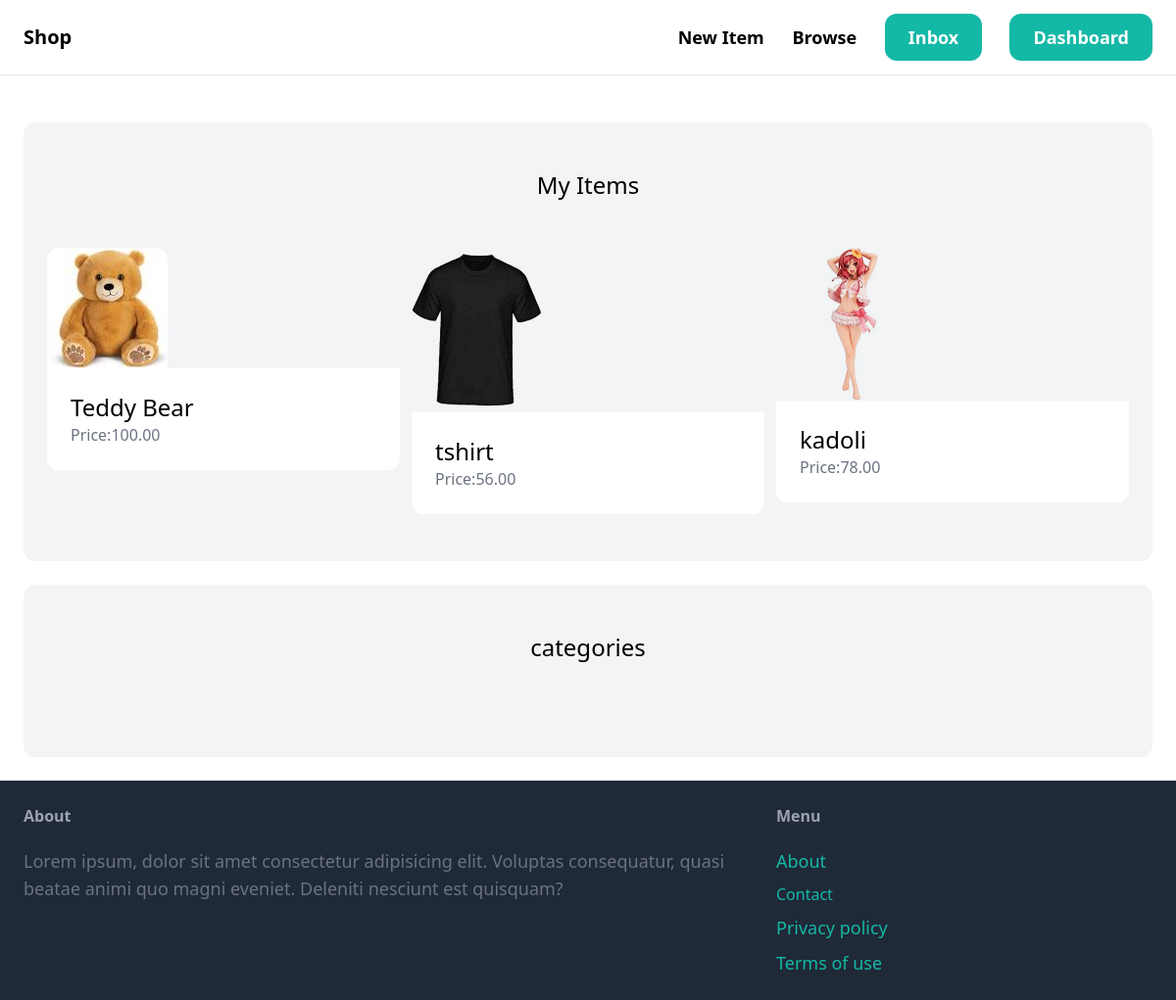
Before: /dashboard/ (signed in) with the older database file.
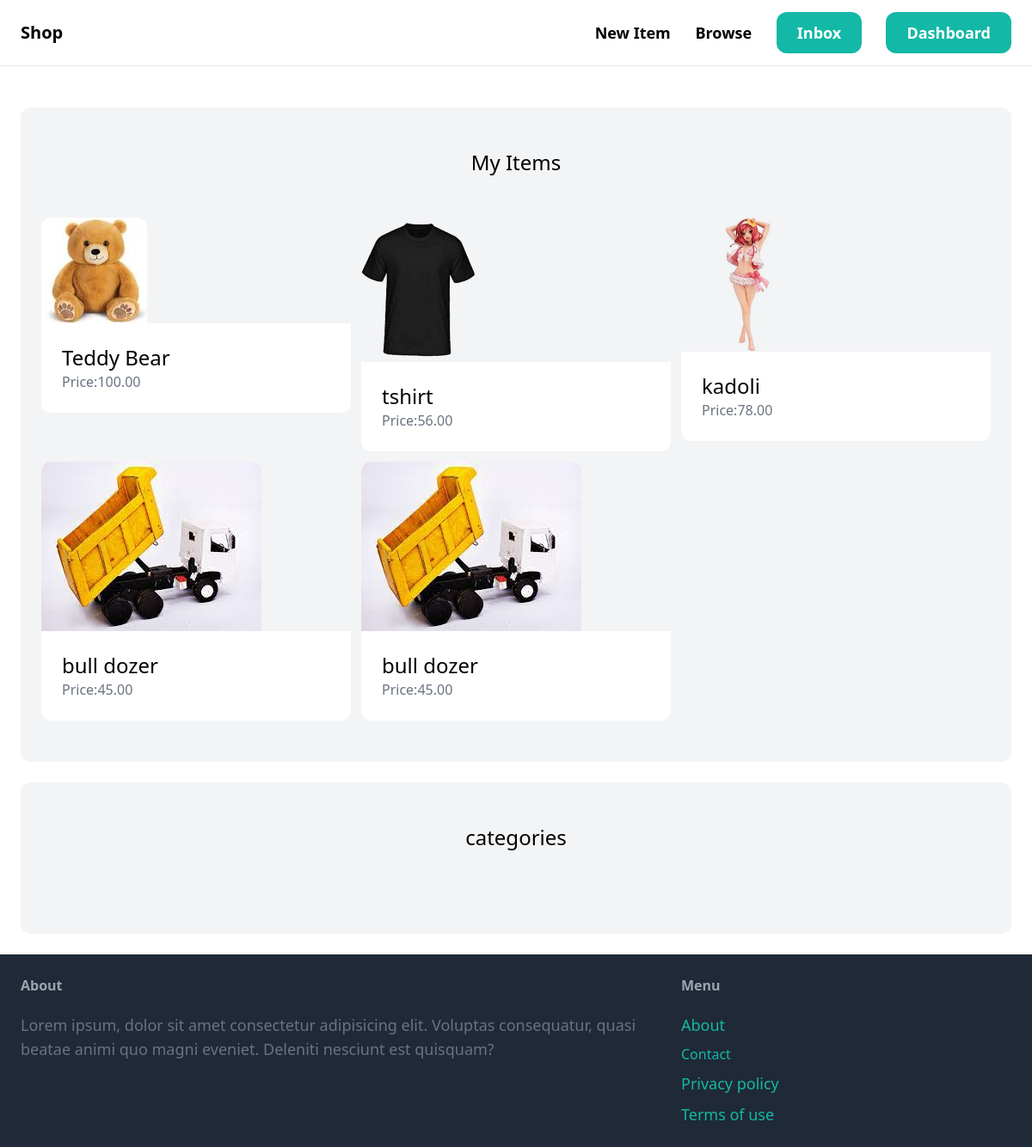
After: the same page with the newer database file.
### items/models.py (models this page shows, shortened)
class Item(models.Model):
	category=models.ForeignKey(Category, related_name='items',on_delete=models.CASCADE)
	name = models.CharField(max_length=255)
	description = models.TextField(blank=True, null=True)
	price = models.DecimalField(max_digits=9, decimal_places=2)
	image = models.ImageField(upload_to='item_images',blank=True,null=True)
	is_sold = models.BooleanField(default=False)
	created_by = models.ForeignKey(User, related_name='items',on_delete=models.CASCADE)
	created_at = models.DateTimeField(auto_now_add=True)

### dashboard/views.py (the view)
# urls.py: path('', views.index, name='index'),
@login_required
def index(request):
	items=Item.objects.filter(created_by=request.user)
	return render(request,'dashboard/index.html',locals())

### dashboard/templates/dashboard/index.html (shortened to what this page needs)
{%extends 'core/base.html'%}
{% block content %}
<div class="mt-6 px-6 py-12 bg-gray-100 rounded-xl">
    <h2 class="mb-12 text-2xl text-center">My Items</h2>
    <div class="grid grid-cols-3 gap-3">
        {% for item in items %}
        <div>
        <a href="{% url 'items:detail' item.id %}">
            <div>
                <img src="{{ item.image.url }}" class="rounded-t-xl">
            </div>
            <div class="p-6 bg-white rounded-b-xl">
                <h2 class="text-2xl">{{item.name}}</h2>
                <p class="text-gray-500">Price:{{item.price}}</p>
            </div>
        </a>
        </div>
        {% endfor %}
    </div>
</div>
<div class="mt-6 px-6 py-12 bg-gray-100 rounded-xl">
    <h2 class="mb-12 text-2xl text-center">categories</h2>
</div>
{% endblock %}

Changed rows visible on the page:
added Item: image (picture), name "bull dozer", price "45.00"
added Item: image (picture), name "bull dozer", price "45.00"
